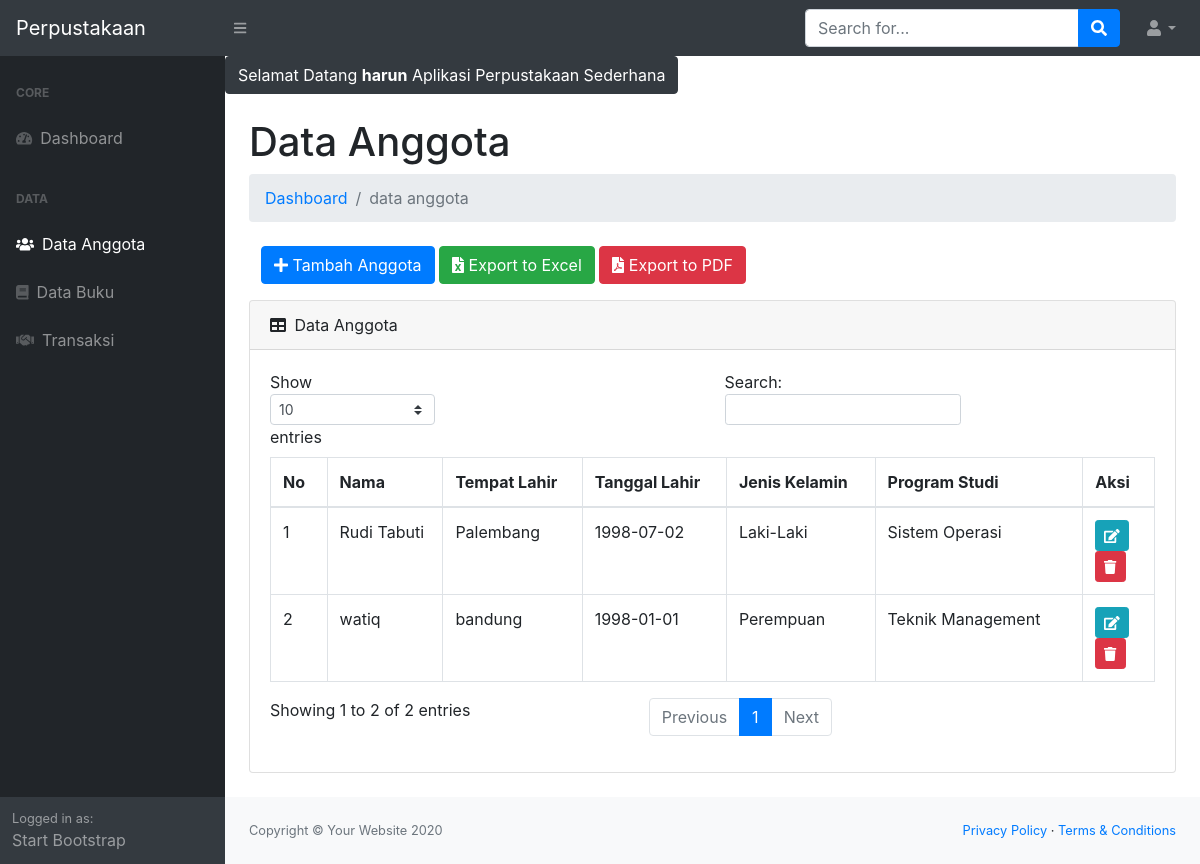
/index.php?p=anggota (signed in), run on the app's committed database.
### tables this page shows
CREATE TABLE `tb_anggota` (
  `id_anggota` int(11) NOT NULL,
  `nim` int(11) NOT NULL,
  `nama_anggota` varchar(50) NOT NULL,
  `tempat_lahir` varchar(100) NOT NULL,
  `tgl_lahir` date NOT NULL,
  `jk` enum('L','P') NOT NULL,
  `prodi` varchar(75) NOT NULL
);

### page/anggota/anggota.php (the view)
<?php
$ambilAnggota = $conn->query("SELECT * FROM tb_anggota ORDER BY id_anggota DESC") or die(mysqli_error($conn));
?>
<h1 class="mt-4">Data Anggota</h1>
<ol class="breadcrumb mb-4">
    <li class="breadcrumb-item"><a href="index.php">Dashboard</a></li>
    <li class="breadcrumb-item active">data anggota</li>
</ol>
<div class="col-md-12">
    <a href="?p=anggota&aksi=tambah" class="btn btn-primary mb-3"><i class="fa fa-plus"></i> Tambah Anggota</a>
    <a href="./laporan/laporan_anggota_excel.php" target="_blank" class="btn btn-success mb-3"><i class="fa fa-file-excel"></i>
 Export to Excel</a>
 <a href="./laporan/laporan_anggota_pdf.php" target="_blank" class="btn btn-danger mb-3"><i class="fa fa-file-pdf"></i>
 Export to PDF</a>
</div>
<div class="card mb-4">
    <div class="card-header">
        <i class="fas fa-table mr-1"></i>
        Data Anggota
    </div>
    <div class="card-body">
        <div class="table-responsive">
            <table class="table table-bordered" id="dataTable" width="100%" cellspacing="0">
                <thead>
                    <tr>
                        <th>No</th>
                        <th>Nama</th>
                        <th>Tempat Lahir</th>
                        <th>Tanggal Lahir</th>
                        <th>Jenis Kelamin</th>
                        <th>Program Studi</th>
                        <th>Aksi</th>
                    </tr>
                </thead>
                <tbody>
                    <?php
                    $no = 1;
                    while ($pecahAnggota = $ambilAnggota->fetch_assoc()) {
                    $jk = ($pecahAnggota['jk'] == 'L') ? 'Laki-Laki' : 'Perempuan';
                    ?>
                    <tr>
                        <td><?= $no++; ?></td>
                        <td><?= $pecahAnggota['nama_anggota']; ?></td>
                        <td><?= $pecahAnggota['tempat_lahir']; ?></td>
                        <td><?= $pecahAnggota['tgl_lahir']; ?></td>
                        <td><?= $jk; ?></td>
                        <td><?= $pecahAnggota['prodi']; ?></td>
                        <td>
                            <a href="?p=anggota&aksi=ubah&id=<?= $pecahAnggota['id_anggota']; ?>" class="btn btn-info btn-sm"><i class="fa fa-edit"></i></a>
                            <a href="?p=anggota&aksi=hapus&id=<?= $pecahAnggota['id_anggota']; ?>" class="btn btn-danger btn-sm"><i class="fa fa-trash" onclick="return confirm('Yakin ?')"></i></a>
                        </td>
                    </tr>
                    <?php } ?>
                </tbody>
            </table>
        </div>
    </div>
</div>

### index.php (shortened to what this page needs)
<?php
require_once 'config/koneksi.php';
$page = @$_GET['p'];
$aksi = @$_GET['aksi'];
?>
<?php var_dump($_SESSION['login']);  ?>
<!DOCTYPE html>
<html lang="en">
    <head>
        <link href="css/styles.css" rel="stylesheet" />
    </head>
    <body>
        <nav class="sb-topnav navbar navbar-expand navbar-dark bg-dark">
            <a class="navbar-brand" href="index.php">Perpustakaan</a>
            <button class="btn btn-link btn-sm order-1 order-lg-0" id="sidebarToggle" href="#"><i class="fas fa-bars"></i></button>
            <form class="d-none d-md-inline-block form-inline ml-auto mr-0 mr-md-3 my-2 my-md-0">
                <div class="input-group">
                    <input class="form-control" type="text" placeholder="Search for..." aria-label="Search" aria-describedby="basic-addon2" />
                    <div class="input-group-append">
                        <button class="btn btn-primary" type="button"><i class="fas fa-search"></i></button>
                    </div>
                </div>
            </form>
            <ul class="navbar-nav ml-auto ml-md-0">
                <li class="nav-item dropdown">
                    <a class="nav-link dropdown-toggle" id="userDropdown" href="#" role="button" data-toggle="dropdown" aria-haspopup="true" aria-expanded="false"><i class="fas fa-user fa-fw"></i></a>
                </li>
            </ul>
        </nav>
        <div id="layoutSidenav">
            <div id="layoutSidenav_nav">
                <nav class="sb-sidenav accordion sb-sidenav-dark" id="sidenavAccordion">
                    <div class="sb-sidenav-menu">
                        <div class="nav">
                            <div class="sb-sidenav-menu-heading">Core</div>
                            <a class="nav-link" href="index.php">
                                <div class="sb-nav-link-icon"><i class="fas fa-tachometer-alt"></i></div>
                                Dashboard
                            </a>
                            <div class="sb-sidenav-menu-heading">Data</div>
                            <a class="nav-link" href="?p=anggota">
                                <div class="sb-nav-link-icon"><i class="fa fa-users" aria-hidden="true"></i></div>
                                Data Anggota
                            </a>
                            <a class="nav-link" href="?p=buku">
                                <div class="sb-nav-link-icon"><i class="fa fa-book" aria-hidden="true"></i></div>
                                Data Buku
                            </a>
                            <a class="nav-link" href="?p=transaksi">
                                <div class="sb-nav-link-icon"><i class="fa fa-handshake" aria-hidden="true"></i></div>
                                Transaksi
                            </a>
                        </div>
                    </div>
                    <div class="sb-sidenav-footer">
                        <div class="small">Logged in as:</div>
                        Start Bootstrap
                    </div>
                </nav>
            </div>
            <div id="layoutSidenav_content">
                <main>
                    <marquee behavior="scroll" class="btn btn-dark">Selamat Datang <b><?= $_SESSION['login']['nama']; ?></b> Aplikasi Perpustakaan Sederhana</marquee>
                    <div class="container-fluid">
                    <?php
                    if($page == 'buku') {
                        if($aksi == '') {
                            require_once 'page/buku/buku.php';
                        } else if($aksi == 'tambah') {
                            require_once 'page/buku/tambah.php';
                        } else if($aksi == 'ubah') {
                            require_once 'page/buku/ubah.php';
                        } else if($aksi == 'hapus') {
                            require_once 'page/buku/hapus.php';
                        }
                    } else if($page == 'anggota') {
                        if($aksi == '') {
                            require_once 'page/anggota/anggota.php';
                        } else if($aksi == 'tambah') {
                            require_once 'page/anggota/tambah.php';
                        } else if($aksi == 'ubah') {
                            require_once 'page/anggota/ubah.php';
                        } else if($aksi == 'hapus') {
                            require_once 'page/anggota/hapus.php';
                        }
                    } else if($page == 'transaksi') {
                        if($aksi == '') {
                            require_once 'page/transaksi/transaksi.php';
                        } else if($aksi == 'tambah') {
                            require_once 'page/transaksi/tambah.php';
                        } else if($aksi == 'kembali') {
                            require_once 'page/transaksi/kembali.php';
                        } else if($aksi == 'perpanjang') {
                            require_once 'page/transaksi/perpanjang.php';
                        }
                    }
                    ?>
                    </div>
                </main>
                <footer class="py-4 bg-light mt-auto">
                    <div class="container-fluid">
                        <div class="d-flex align-items-center justify-content-between small">
                            <div class="text-muted">Copyright &copy; Your Website 2020</div>
                            <div>
                                <a href="#">Privacy Policy</a>
                                &middot;
                                <a href="#">Terms &amp; Conditions</a>
                            </div>
                        </div>
                    </div>
                </footer>
            </div>
        </div>
    </body>
</html>

### data on the page
tb_anggota: nama_anggota "Rudi Tabuti", tempat_lahir "Palembang", tgl_lahir "1998-07-02", jk "Laki-Laki", prodi "Sistem Operasi"
tb_anggota: nama_anggota "watiq", tempat_lahir "bandung", tgl_lahir "1998-01-01", jk "Perempuan", prodi "Teknik Management"

### other printed values
$_SESSION['login']['nama'] "harun"
